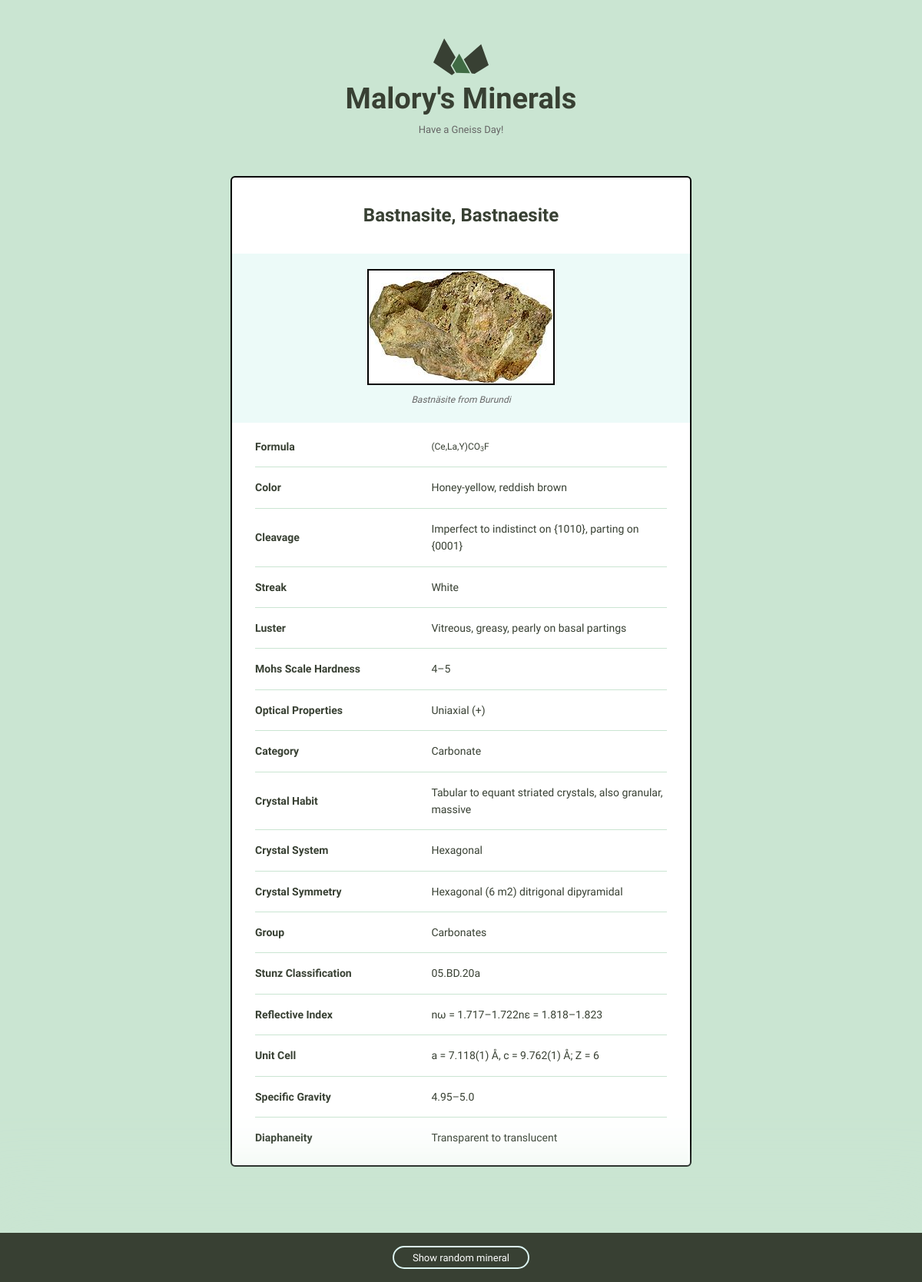
The app's page /Bastnasite, bastnaesite with its own data.
### catalog/models.py (models this page shows)
class Mineral(models.Model):
    name = models.CharField(max_length=200, blank=True, null=False)
    image_filename = models.CharField(max_length=200, blank=True, null=False)
    image_caption = models.CharField(max_length=200, blank=True, null=False)
    formula = models.CharField(max_length=200, blank=True, null=False)
    color = models.CharField(max_length=200, blank=True, null=False)
    cleavage = models.CharField(max_length=200, blank=True, null=False)
    streak = models.CharField(max_length=200, blank=True, null=False)
    luster = models.CharField(max_length=200, blank=True, null=False)
    mohs_scale_hardness = models.CharField(max_length=200, blank=True, null=False)
    optical_properties = models.CharField(max_length=200, blank=True, null=False)
    category = models.CharField(max_length=200, blank=True, null=False)
    crystal_habit = models.CharField(max_length=200, blank=True, null=False)
    crystal_system = models.CharField(max_length=200, blank=True, null=False)
    crystal_symmetry = models.CharField(max_length=200, blank=True, null=False)
    group = models.CharField(max_length=200, blank=True, null=False)
    strunz_classification = models.CharField(max_length=200, blank=True, null=False)
    refractive_index = models.CharField(max_length=200, blank=True, null=False)
    unit_cell = models.CharField(max_length=200, blank=True, null=False)
    specific_gravity = models.CharField(max_length=200, blank=True, null=False)
    diaphaneity = models.CharField(max_length=200, blank=True, null=False)

### catalog/views.py (the view)
# urls.py: path('<str:mineral_name>', views.detail, name="detail"),
def detail(request, mineral_name):
    mineral = get_object_or_404(Mineral, name=mineral_name)
    return render(request, "catalog/detail.html", {"mineral": mineral})

### catalog/templates/catalog/detail.html (shortened to what this page needs)
{% extends "catalog/layout.html" %}
{% load static %}
{% block div %}<div class="bounds bounds--small">{% endblock %}
{% block content %}
<div class="grid-100 mineral__container">
  <h1 class="mineral__name">{{ mineral.name|title }}</h1>
  <div class="mineral__image-bg">
    {% with '/catalog/images/'|add:mineral.name|add:'.jpg' as mineral_image %}
      <img class="mineral__image" src="{% static mineral_image %}">
    {% endwith %}
    <p class="mineral__caption">{{ mineral.image_caption }}</p>
  </div>
  <div class="mineral__table-container">
    <table class="mineral__table">
      {% if mineral.formula %}
      <tr>
        <td class="mineral__category">Formula</td>
        <td class="mineral__formula">{{ mineral.formula|safe }}</td>
      </tr>
      {% endif %}
      {% if mineral.color %}
      <tr>
        <td class="mineral__category">Color</td>
        <td>{{ mineral.color }}</td>
      </tr>
      {% endif %}
      {% if mineral.cleavage %}
      <tr>
        <td class="mineral__category">Cleavage</td>
        <td>{{ mineral.cleavage }}</td>
      </tr>
      {% endif %}
      {% if mineral.streak %}
      <tr>
        <td class="mineral__category">Streak</td>
        <td>{{ mineral.streak }}</td>
      </tr>
      {% endif %}
      {% if mineral.luster %}
      <tr>
        <td class="mineral__category">Luster</td>
        <td>{{ mineral.luster }}</td>
      </tr>
      {% endif %}
      {% if mineral.mohs_scale_hardness %}
      <tr>
        <td class="mineral__category">Mohs Scale Hardness</td>
        <td>{{ mineral.mohs_scale_hardness }}</td>
      </tr>
      {% endif %}
      {% if mineral.optical_properties %}
      <tr>
        <td class="mineral__category">Optical Properties</td>
        <td>{{ mineral.optical_properties }}</td>
      </tr>
      {% endif %}
      {% if mineral.category %}
      <tr>
        <td class="mineral__category">Category</td>
        <td>{{ mineral.category }}</td>
      </tr>
      {% endif %}
      {% if mineral.crystal_habit %}
      <tr>
        <td class="mineral__category">Crystal Habit</td>
        <td>{{ mineral.crystal_habit }}</td>
      </tr>
      {% endif %}
      {% if mineral.crystal_system %}
      <tr>
        <td class="mineral__category">Crystal System</td>
        <td>{{ mineral.crystal_system }}</td>
      </tr>
      {% endif %}
      {% if mineral.crystal_symmetry %}
      <tr>
        <td class="mineral__category">Crystal Symmetry</td>
        <td>{{ mineral.crystal_symmetry }}</td>
      </tr>
      {% endif %}
      {% if mineral.group %}
      <tr>
        <td class="mineral__category">Group</td>
        <td>{{ mineral.group }}</td>
      </tr>
      {% endif %}
      {% if mineral.strunz_classification %}
      <tr>
        <td class="mineral__category">Stunz Classification</td>
        <td>{{ mineral.strunz_classification }}</td>
      </tr>
      {% endif %}
      {% if mineral.refractive_index %}
      <tr>
        <td class="mineral__category">Reflective Index</td>
        <td>{{ mineral.refractive_index }}</td>
      </tr>
      {% endif %}
      {% if mineral.unit_cell %}
      <tr>
        <td class="mineral__category">Unit Cell</td>
        <td>{{ mineral.unit_cell }}</td>
      </tr>
      {% endif %}
      {% if mineral.specific_gravity %}
      <tr>
        <td class="mineral__category">Specific Gravity</td>
        <td>{{ mineral.specific_gravity }}</td>
      </tr>
      {% endif %}
      {% if mineral.diaphaneity %}
      <tr>
        <td class="mineral__category">Diaphaneity</td>
        <td>{{ mineral.diaphaneity }}</td>
      </tr>
      {% endif %}
    </table>
  </div>
</div>
{% endblock %}

### catalog/static/catalog/global.css (style rules this page uses)
html { font-family: sans-serif; -ms-text-size-adjust: 100%; -webkit-text-size-adjust: 100%; }
body { margin: 0; }
h1 { font-size: 2em; margin: 0.67em 0; }
sub { font-size: 75%; line-height: 0; position: relative; vertical-align: baseline; bottom: -0.25em; }
img { border: 0; }
table { border-collapse: collapse; border-spacing: 0; }
td, th { padding: 0; }
html { font-size: 62.5%; }
body { background-color: #CAE5D2; font-size: 1.5em; line-height: 1.6; font-weight: 400; font-family: "Cousine"; color: #666; }
.bounds { max-width: 800px; margin: 0 auto; padding: 50px 0 150px; overflow: hidden; }
.bounds--small { max-width: 600px; padding: 50px 10px 150px; }
.grid, .grid-5, .grid-10, .grid-15, .grid-20, .grid-25, .grid-30, .grid-33, .grid-35, .grid-40, .grid-45, .grid-50, .grid-55, .grid-60, .grid-65, .grid-66, .grid-70, .grid-75, .grid-80, .grid-90, .grid-95, .grid-100 { float: left; box-sizing: border-box; position: relative; }
.grid-100 { width: 100%; padding: 0 15px; }
h1, h2, h3, h4, h5, h6 { margin-top: 0; margin-bottom: 2rem; font-weight: bold; font-family: "Work Sans", sans-serif; color: #384033; }
h1 { font-size: 3.8rem; }
@media (min-width: 550px) { h1 { font-size: 3.8rem; } }
p { margin-top: 0; font-size: 1.6rem; }
th, td { padding: 15px; text-align: left; border-bottom: 1px solid #e1e1e1; }
th:first-child, td:first-child { padding-left: 0; }
th:last-child, td:last-child { padding-right: 0; }
table, p, ul { margin-bottom: 2.5rem; }
.mineral__container { background-color: #fff; border-radius: 6px; list-style: none; padding: 0; text-align: center; }
.mineral__name { display: block; width: 100%; margin: 0; font-size: 24px; padding: 30px 0 30px 0; }
.mineral__image { display: block; margin: 0 auto; border: solid 2px #CAE5D2; }
.mineral__image-bg { background-color: #ecfaf8; padding: 20px 0; }
.mineral__caption { font-size: 12px; font-style: italic; padding: 10px 0 0 0; margin: 0; }
.mineral__table { font-size: 14px; color: #384033; }
.mineral__table td { border-color: #CAE5D2; }
.mineral__table tr:last-of-type td { border-bottom: none; padding-bottom: 0; }
.mineral__table-container { padding: 5px 30px 0; }
.mineral__category { font-weight: bold; width: 40%; }
.mineral__formula { font-size: 12px; }

### catalog/static/catalog/malory.css (style rules this page uses)
.mineral__image { border: solid 2px black; }
.mineral__container { border: solid 2px black; }

### records on screen
Mineral: name "Bastnasite, Bastnaesite", image_caption "Bastnäsite from Burundi", formula "(Ce,La,Y)CO 3 F", color "Honey-yellow, reddish brown", cleavage "Imperfect to indistinct on {1010}, parting on {0001}", streak "White", luster "Vitreous, greasy, pearly on basal partings", mohs_scale_hardness "4–5", optical_properties "Uniaxial (+)", category "Carbonate", crystal_habit "Tabular to equant striated crystals, also granular, massive", crystal_system "Hexagonal", crystal_symmetry "Hexagonal (6 m2) ditrigonal dipyramidal", group "Carbonates", strunz_classification "05.BD.20a", refractive_index "nω = 1.717–1.722nε = 1.818–1.823", unit_cell "a = 7.118(1) Å, c = 9.762(1) Å; Z = 6", specific_gravity "4.95–5.0", diaphaneity "Transparent to translucent"
